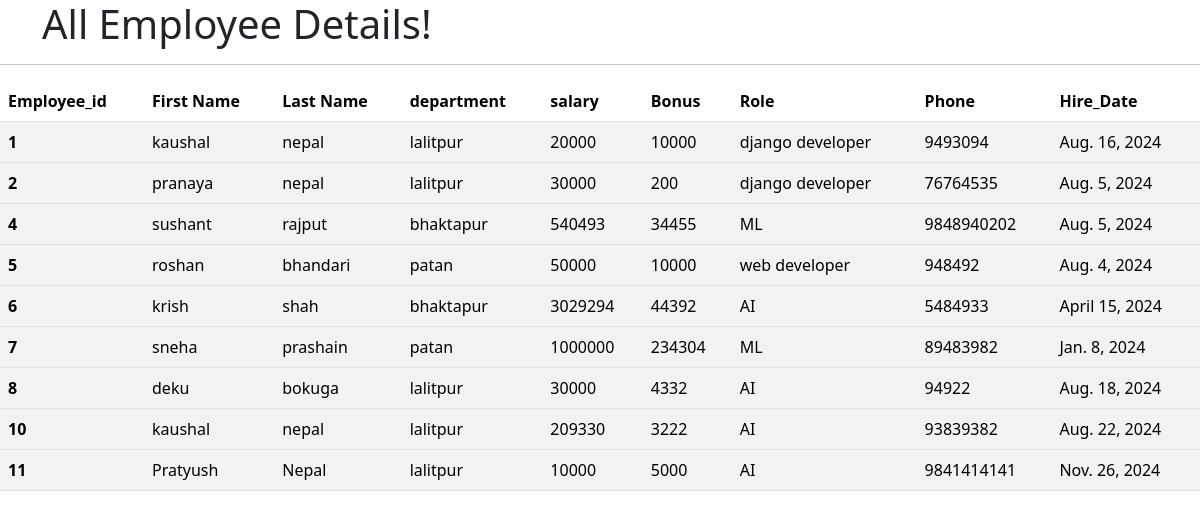
/view_employee, run on the app's committed database.
### emp_app/models.py (models this page shows, shortened)
class Employes(models.Model):
    first_name=models.CharField(max_length=100)
    last_name=models.CharField(max_length=100)
    dept=models.ForeignKey(Department,on_delete=models.CASCADE)
    salary=models.IntegerField(default=0)
    bonus=models.IntegerField(default=0)
    role=models.ForeignKey(Role,on_delete=models.CASCADE)
    phone=models.IntegerField(default=0)
    hire_date=models.DateField()
    def __str__(self):
        return "%s %s %s  " %(self.first_name,self.last_name,self.phone)

class Department(models.Model):
    name=models.CharField(max_length=100)
    location=models.CharField(max_length=100)
    def __str__(self):
        return self.name

class Role(models.Model):
    name=models.CharField(max_length=100)

### emp_app/views.py (the view)
# urls.py: path('view_employee',views.view_emp,name='view_employee'),
def view_emp(request):
    emp=Employes.objects.all()
    context={
        'emp':emp
    }
    print(context)
    return render(request,'view_employee.html',context)

### templates/view_employee.html (shortened to what this page needs)
  <!DOCTYPE html>
  <html lang="en">
  <head>
    <link href="https://cdn.jsdelivr.net/npm/bootstrap@5.3.3/dist/css/bootstrap.min.css" rel="stylesheet">
  </head>
  <body>
    <div class="container">
        <h1>All Employee Details!</h1>
    </div>
    <hr>
    <table  class="table table-striped">
        <thead>
          <tr>
            <th scope="col">Employee_id</th>
            <th scope="col">First Name</th>
            <th scope="col">Last Name</th>
            <th scope="col">department</th>
            <th scope="col">salary</th>
            <th scope="col">Bonus</th>
            <th scope="col">Role</th>
            <th scope="col">Phone</th>
            <th scope="col">Hire_Date</th>
          </tr>
        </thead>
        {% for emps in emp  %}
        <tbody>
          <tr>
            <th scope="row">{{emps.id}}</th>
            <td>{{emps.first_name}}</td>
            <td>{{emps.last_name}}</td>
            <td>{{emps.dept}}</td>
            <td>{{emps.salary}}</td>
            <td>{{emps.bonus}}</td>
            <td>{{emps.role.name}}</td>
            <td>{{emps.phone}}</td>
            <td>{{emps.hire_date}}</td>
          </tr>
        </tbody>
        {% endfor %}
      </table>
  </body>
  </html>

### data on the page
Employes: id "1", first_name "kaushal", last_name "nepal", dept "lalitpur", salary "20000", bonus "10000", role.name "django developer", phone "9493094", hire_date "Aug. 16, 2024"
Employes: id "2", first_name "pranaya", last_name "nepal", dept "lalitpur", salary "30000", bonus "200", role.name "django developer", phone "76764535", hire_date "Aug. 5, 2024"
Employes: id "4", first_name "sushant", last_name "rajput", dept "bhaktapur", salary "540493", bonus "34455", role.name "ML", phone "9848940202", hire_date "Aug. 5, 2024"
Employes: id "5", first_name "roshan", last_name "bhandari", dept "patan", salary "50000", bonus "10000", role.name "web developer", phone "948492", hire_date "Aug. 4, 2024"
Employes: id "6", first_name "krish", last_name "shah", dept "bhaktapur", salary "3029294", bonus "44392", role.name "AI", phone "5484933", hire_date "April 15, 2024"
Employes: id "7", first_name "sneha", last_name "prashain", dept "patan", salary "1000000", bonus "234304", role.name "ML", phone "89483982", hire_date "Jan. 8, 2024"
Employes: id "8", first_name "deku", last_name "bokuga", dept "lalitpur", salary "30000", bonus "4332", role.name "AI", phone "94922", hire_date "Aug. 18, 2024"
Employes: id "10", first_name "kaushal", last_name "nepal", dept "lalitpur", salary "209330", bonus "3222", role.name "AI", phone "93839382", hire_date "Aug. 22, 2024"
Employes: id "11", first_name "Pratyush", last_name "Nepal", dept "lalitpur", salary "10000", bonus "5000", role.name "AI", phone "9841414141", hire_date "Nov. 26, 2024"
